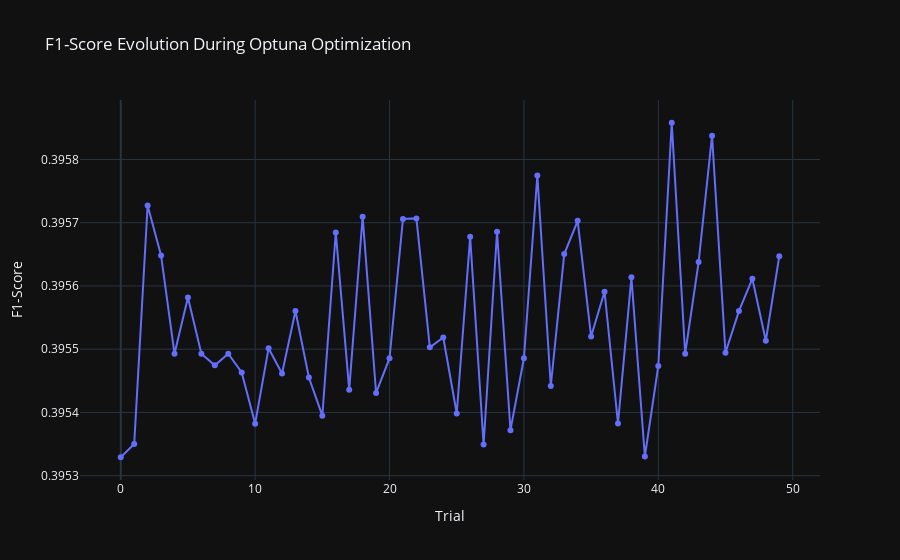

Source (notebook cell):
### Code cell
visualizations['f1_score_evolution']

### Figure 1 — Plotly figure (JSON) as saved in the notebook; plotly's stock layout.template omitted (floating-point values rounded to 4 significant figures)
{"data": [{"mode": "lines+markers", "name": "F1-score", "type": "scatter", "x": [0, 1, 2, 3, 4, 5, 6, 7, 8, 9, 10, 11, 12, 13, 14, 15, 16, 17, 18, 19, 20, 21, 22, 23, 24, 25, 26, 27, 28, 29, 30, 31, 32, 33, 34, 35, 36, 37, 38, 39, 40, 41, 42, 43, 44, 45, 46, 47, 48, 49], "y": [0.3953, 0.3954, 0.3957, 0.3956, 0.3955, 0.3956, 0.3955, 0.3955, 0.3955, 0.3955, 0.3954, 0.3955, 0.3955, 0.3956, 0.3955, 0.3954, 0.3957, 0.3954, 0.3957, 0.3954, 0.3955, 0.3957, 0.3957, 0.3955, 0.3955, 0.3954, 0.3957, 0.3953, 0.3957, 0.3954, 0.3955, 0.3958, 0.3954, 0.3957, 0.3957, 0.3955, 0.3956, 0.3954, 0.3956, 0.3953, 0.3955, 0.3959, 0.3955, 0.3956, 0.3958, 0.3955, 0.3956, 0.3956, 0.3955, 0.3956]}], "layout": {"title": {"text": "F1-Score Evolution During Optuna Optimization"}, "xaxis": {"title": {"text": "Trial"}}, "yaxis": {"title": {"text": "F1-Score"}}}}
